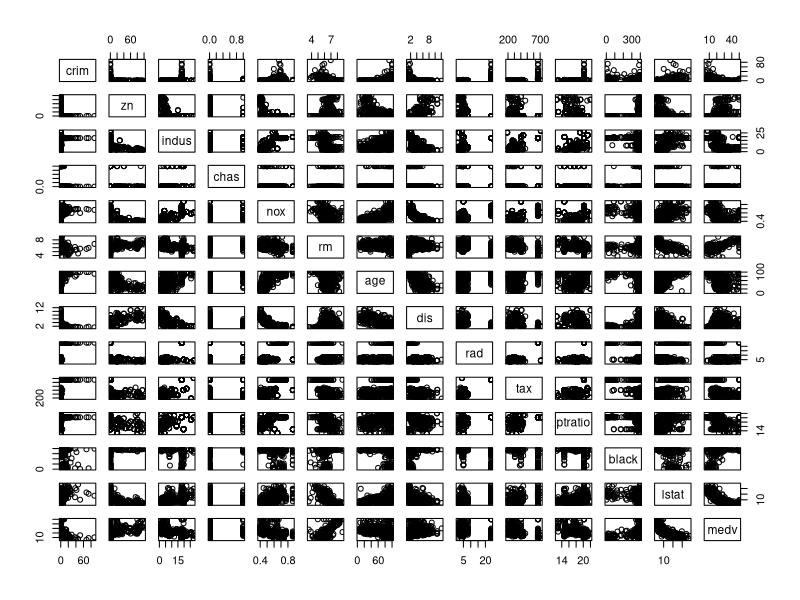
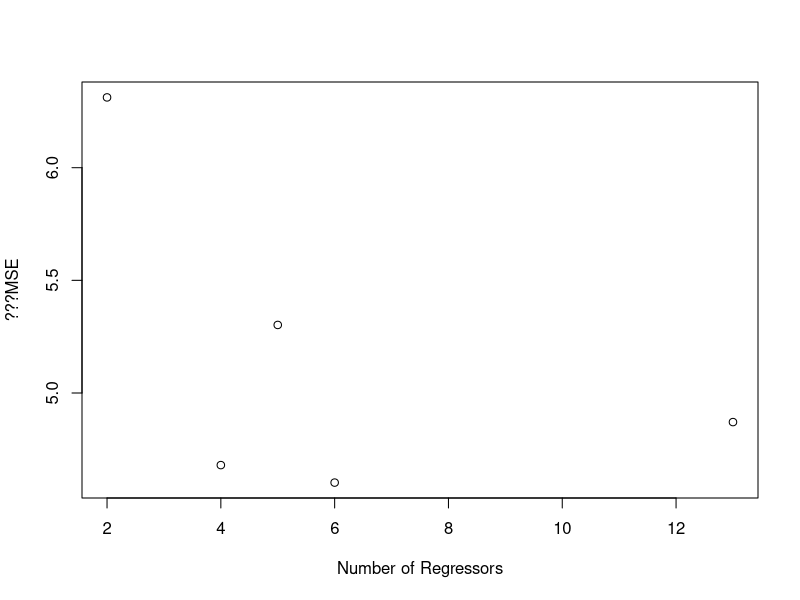
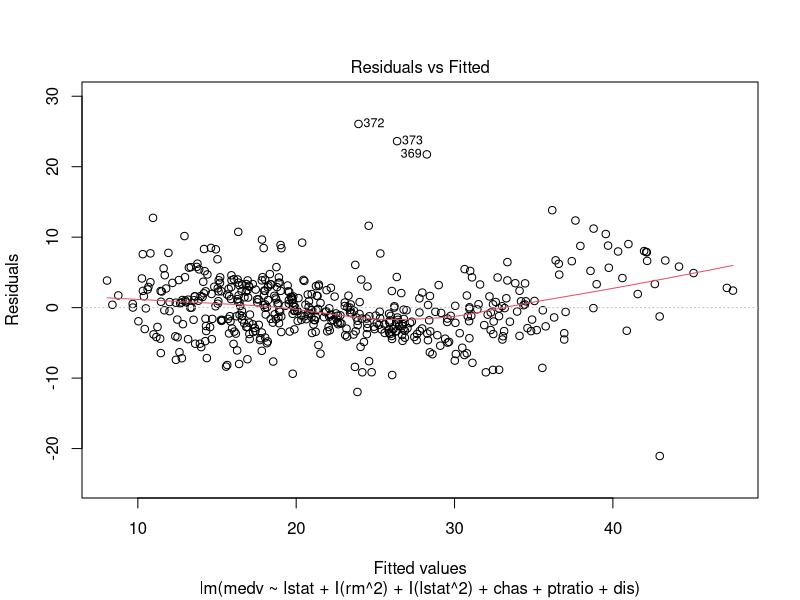
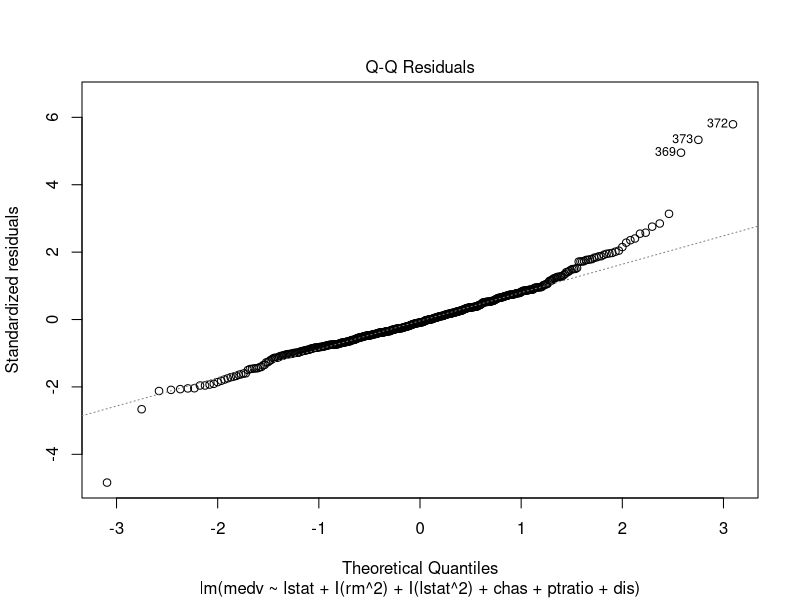
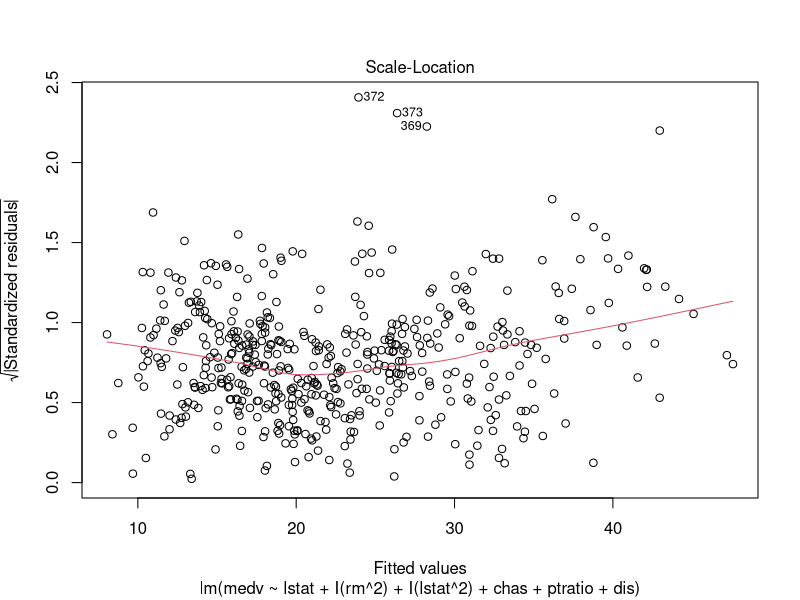
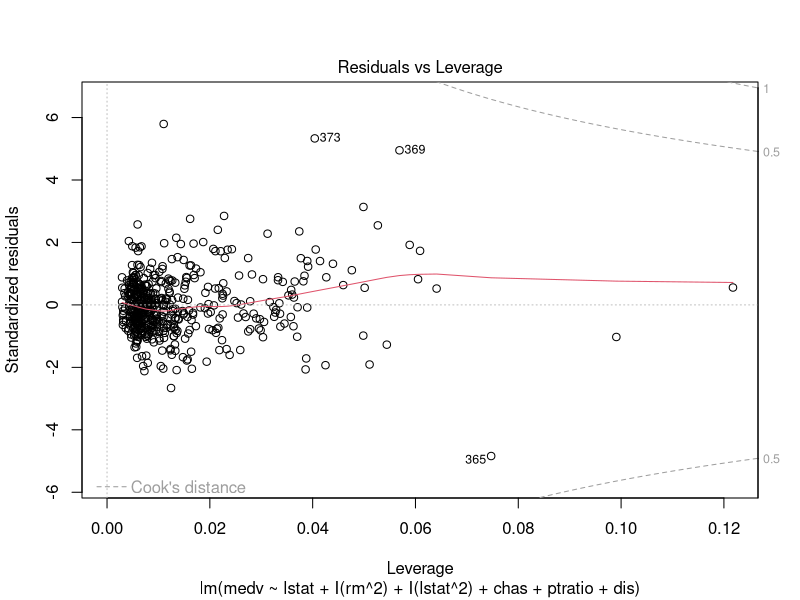

Reproduce these figures in R, in order. (Note: this script raises an error after producing the figures.)
library(MASS)
data("Boston")
head(Boston)
?Boston
pairs(Boston)
#Models
model1 <- lm(medv ~ . , data =Boston)
summary(model1)
model2 <- lm(medv ~ lstat:rm, data =Boston)
summary(model2)
model3 <- lm(medv~indus+rm+nox+ptratio+lstat, data = Boston)
summary(model3)
model4 <- lm(medv~lstat+I(rm^2)+I(lstat^2)+chas+ptratio+dis, data = Boston)
summary(model4)
model5 <- lm(medv ~ lstat + I(rm^2)+ I(lstat^2) + rm, data =Boston)
summary(model5)
#Calculating RSS
RSSmodel1 <- sum((Boston$medv - fitted(model1))^2)
RSSmodel2 <- sum((Boston$medv - fitted(model2))^2)
RSSmodel3 <- sum((Boston$medv - fitted(model3))^2)
RSSmodel4 <- sum((Boston$medv - fitted(model4))^2)
RSSmodel5 <- sum((Boston$medv - fitted(model5))^2)
#Caculating AIC and BIC
model_1 <- 13
model_2 <- 2
model_3 <- 5
model_4 <- 6
model_5 <- 4
n <- nrow(Boston)
AICmodel1 <- n*log(RSSmodel1/n)+2*model_1
AICmodel2 <- n*log(RSSmodel2/n)+2*model_2
AICmodel3 <- n*log(RSSmodel3/n)+2*model_3
AICmodel4 <- n*log(RSSmodel4/n)+2*model_4
AICmodel5 <- n*log(RSSmodel5/n)+2*model_5
c(AICmodel1,AICmodel2,AICmodel3,AICmodel4,AICmodel5)
BICmodel1 <- n*log(RSSmodel1/n)+log(n)*model_1
BICmodel2 <- n*log(RSSmodel2/n)+log(n)*model_2
BICmodel3 <- n*log(RSSmodel3/n)+log(n)*model_3
BICmodel4 <- n*log(RSSmodel4/n)+log(n)*model_4
BICmodel5 <- n*log(RSSmodel5/n)+log(n)*model_5
c(BICmodel1, BICmodel2, BICmodel3, BICmodel4,BICmodel5)
#Cross-validation: Leave one out cross validation error
y <- Boston$medv
n <- nrow(Boston)
hvec1 <- hatvalues(model1)
hvec2 <- hatvalues(model2)
hvec3 <- hatvalues(model3)
hvec4 <- hatvalues(model4)
hvec5 <- hatvalues(model5)
mse1 <- mean ( ((y-fitted(model1))/(1-hvec1))^2 )
mse2 <- mean ( ((y-fitted(model2))/(1-hvec2))^2 )
mse3 <- mean ( ((y-fitted(model3))/(1-hvec3))^2 )
mse4 <- mean ( ((y-fitted(model4))/(1-hvec4))^2 )
mse5 <- mean ( ((y-fitted(model5))/(1-hvec5))^2 )
c(mse1, mse2, mse3, mse4,mse5)
plot(c(13,2,5,6,4),
     c(sqrt(mse1),sqrt(mse2),sqrt(mse3),sqrt(mse4),sqrt(mse5)),ylab='???MSE',xlab='Number of Regressors')
#Residual Plot and Q-Q Plot
plot(model4)
#collinearity
vif(model4)
#Box-Cox transformation
r <- boxcox(model4)
t <- r$x[which.max(r$y)]
t
#Fitting Box-Cox model
F <- lm(I((Boston$medv^t-1)/t)~lstat+I(rm^2)+I(lstat^2)+chas+ptratio+dis,data=Boston )
summary(F)
plot(F)




## Leave one out cross validation error
y <- galapagos$NS
n <- nrow(galapagos) # not needed

hvec.lm1 <- hatvalues(model_c)


mse.cv.lm1 <- mean ( ((y-fitted(model_c))/(1-hvec.lm1))^2 ) #Mean square error value

